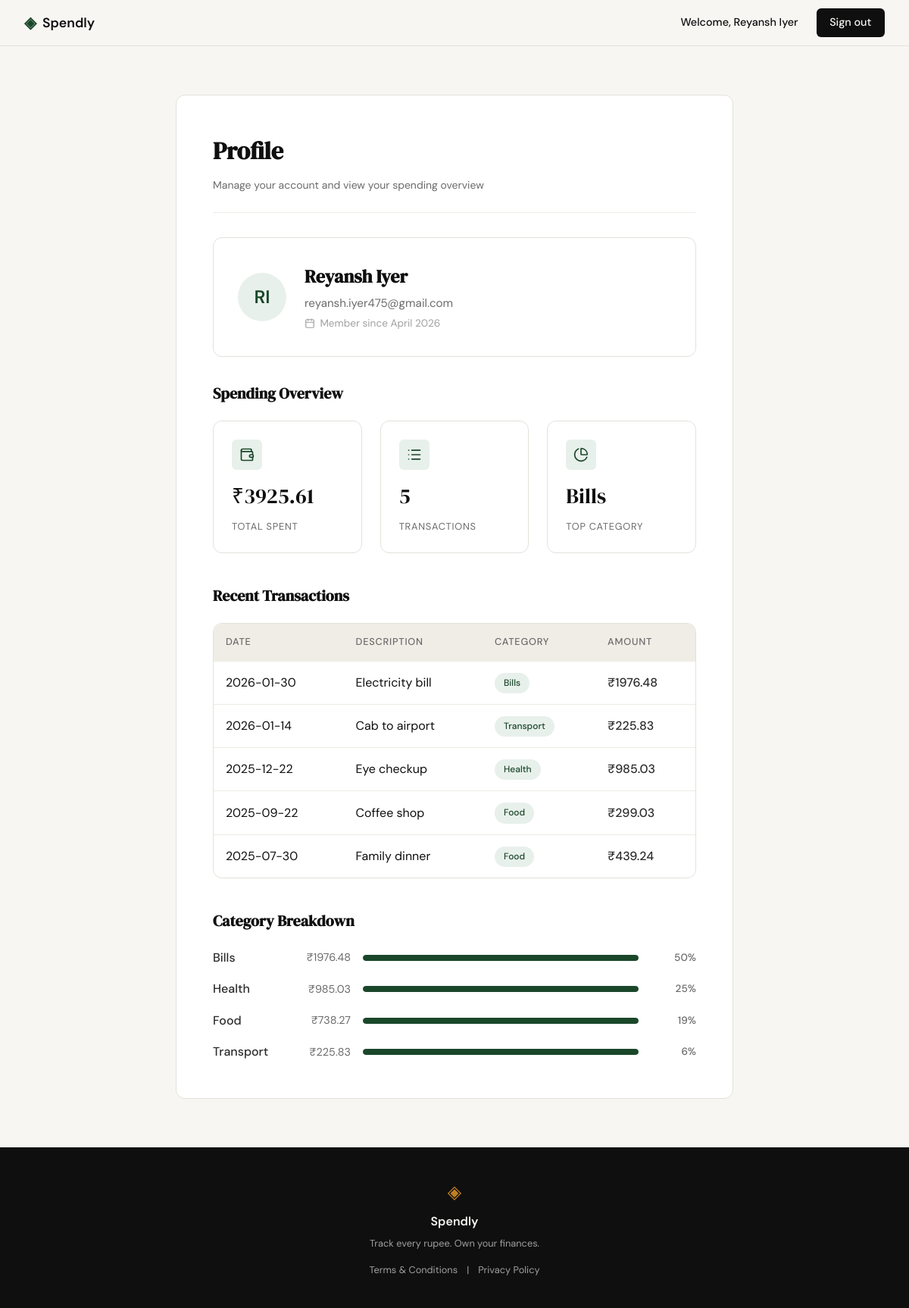
Screenshot of /profile (signed in) with the database file from the repository.
### tables this page shows
CREATE TABLE users (
            id INTEGER PRIMARY KEY AUTOINCREMENT,
            name TEXT NOT NULL,
            email TEXT NOT NULL UNIQUE,
            password_hash TEXT NOT NULL,
            created_at TIMESTAMP DEFAULT CURRENT_TIMESTAMP
        );

CREATE TABLE expenses (
            id INTEGER PRIMARY KEY AUTOINCREMENT,
            user_id INTEGER NOT NULL,
            amount REAL NOT NULL,
            category TEXT NOT NULL,
            date TEXT NOT NULL,
            description TEXT,
            created_at TIMESTAMP DEFAULT CURRENT_TIMESTAMP,
            FOREIGN KEY (user_id) REFERENCES users (id) ON DELETE CASCADE
        );

### app.py (the view)
@app.route("/profile")
def profile():
    if not session.get("user_id"):
        return redirect(url_for("login"))
    user_id = session["user_id"]
    user = get_user_profile(user_id)
    stats = get_summary_stats(user_id)
    transactions = get_recent_transactions(user_id)
    categories = get_category_breakdown(user_id)
    return render_template("profile.html",
                          user=user,
                          stats=stats,
                          transactions=transactions,
                          categories=categories)

### app.py (called while the page is built)
@app.context_processor
def inject_user():
    user_id = session.get("user_id")
    if user_id:
        user = get_user_by_id(user_id)
        if user:
            return {"current_user": user}
    return {"current_user": None}

### database/db.py (called while the page is built)
def get_user_profile(user_id):
    conn = sqlite3.connect(DATABASE)
    conn.row_factory = sqlite3.Row
    cursor = conn.cursor()
    cursor.execute("""
        SELECT id, name, email, created_at FROM users WHERE id = ?
    """, (user_id,))
    row = cursor.fetchone()
    conn.close()
    if row:
        user_dict = dict(row)
        from datetime import datetime
        created_at = user_dict.get("created_at")
        if created_at:
            try:
                dt = datetime.strptime(created_at, "%Y-%m-%d %H:%M:%S")
                user_dict["member_since"] = dt.strftime("%B %Y")
            except ValueError:
                user_dict["member_since"] = "Unknown"
        else:
            user_dict["member_since"] = "Unknown"
        return user_dict
    return None

def get_user_by_id(user_id):
    conn = sqlite3.connect(DATABASE)
    conn.row_factory = sqlite3.Row
    cursor = conn.cursor()
    cursor.execute("""
        SELECT id, name, email FROM users WHERE id = ?
    """, (user_id,))
    row = cursor.fetchone()
    conn.close()
    if row:
        return dict(row)
    return None

def get_recent_transactions(user_id, limit=10):
    conn = sqlite3.connect(DATABASE)
    conn.row_factory = sqlite3.Row
    cursor = conn.cursor()
    cursor.execute("""
        SELECT date, description, category, amount
        FROM expenses
        WHERE user_id = ?
        ORDER BY date DESC
        LIMIT ?
    """, (user_id, limit))
    rows = cursor.fetchall()
    conn.close()
    return [dict(row) for row in rows]

### templates/profile.html (shortened to what this page needs)
{% extends "base.html" %}
{% block content %}
<section class="terms-section">
    <div class="terms-container">
        <h1 class="terms-heading">Profile</h1>
        <p class="terms-intro">Manage your account and view your spending overview</p>
        <div class="profile-user-card">
            <div class="profile-avatar">
                {{ user.name[0] }}{{ user.name.split()[-1][0] if ' ' in user.name else user.name[1] }}
            </div>
            <div class="profile-user-info">
                <h2 class="profile-user-name">{{ user.name }}</h2>
                <p class="profile-user-email">{{ user.email }}</p>
                <p class="profile-user-since">
                    <i data-lucide="calendar" class="icon-sm"></i>
                    Member since {{ user.member_since }}
                </p>
            </div>
        </div>
        <h2 class="profile-section-title">Spending Overview</h2>
        <div class="profile-stats">
            <div class="profile-stat-card">
                <div class="profile-stat-icon">
                    <i data-lucide="wallet"></i>
                </div>
                <div class="profile-stat-value">₹{{ "%.2f"|format(stats.total_spent) }}</div>
                <div class="profile-stat-label">Total Spent</div>
            </div>
            <div class="profile-stat-card">
                <div class="profile-stat-icon">
                    <i data-lucide="list"></i>
                </div>
                <div class="profile-stat-value">{{ stats.transaction_count }}</div>
                <div class="profile-stat-label">Transactions</div>
            </div>
            <div class="profile-stat-card">
                <div class="profile-stat-icon">
                    <i data-lucide="pie-chart"></i>
                </div>
                <div class="profile-stat-value">{{ stats.top_category }}</div>
                <div class="profile-stat-label">Top Category</div>
            </div>
        </div>
        <h2 class="profile-section-title">Recent Transactions</h2>
        <div class="profile-table-container">
            <table class="profile-table">
                <thead>
                    <tr>
                        <th>Date</th>
                        <th>Description</th>
                        <th>Category</th>
                        <th class="text-right">Amount</th>
                    </tr>
                </thead>
                <tbody>
                    {% for transaction in transactions %}
                    <tr>
                        <td>{{ transaction.date }}</td>
                        <td>{{ transaction.description }}</td>
                        <td>
                            <span class="profile-category-badge">{{ transaction.category }}</span>
                        </td>
                        <td class="profile-table-amount">₹{{ "%.2f"|format(transaction.amount) }}</td>
                    </tr>
                    {% endfor %}
                </tbody>
            </table>
        </div>
        <h2 class="profile-section-title">Category Breakdown</h2>
        <div class="profile-categories">
            {% for category in categories %}
            <div class="profile-category-row">
                <div class="profile-category-info">
                    <span class="profile-category-name">{{ category.name }}</span>
                    <span class="profile-category-amount">₹{{ "%.2f"|format(category.total) }}</span>
                </div>
                <div class="profile-category-bar-track">
                    <div class="profile-category-bar" :style="{ width: category.percentage + '%' }"></div>
                </div>
                <div class="profile-category-percent">{{ category.percentage }}%</div>
            </div>
            {% endfor %}
        </div>
    </div>
</section>
{% endblock %}

### templates/base.html (shortened to what this page needs)
<!DOCTYPE html>
<html lang="en">
<head>
    <link rel="stylesheet" href="{{ url_for('static', filename='css/style.css') }}">
</head>
<body>
    <nav class="navbar">
        <div class="nav-inner">
            <a href="{{ url_for('landing') }}" class="nav-brand">
                <span class="brand-icon">◈</span>
                <span class="brand-name">Spendly</span>
            </a>
            <div class="nav-links">
                {% if current_user %}
                    <span class="nav-user">Welcome, {{ current_user.name }}</span>
                    <a href="{{ url_for('logout') }}" class="nav-cta">Sign out</a>
                {% else %}
                    <a href="{{ url_for('login') }}">Sign in</a>
                    <a href="{{ url_for('register') }}" class="nav-cta">Get started</a>
                {% endif %}
            </div>
        </div>
    </nav>
    <main class="main-content">
        {% block content %}{% endblock %}
    </main>
    <footer class="footer">
        <div class="footer-inner">
            <span class="brand-icon">◈</span>
            <span class="footer-name">Spendly</span>
            <p class="footer-copy">Track every rupee. Own your finances.</p>
            <div class="footer-links">
                <a href="{{ url_for('terms_and_conditions') }}" class="footer-link">Terms & Conditions</a>
                <span class="footer-separator">|</span>
                <a href="{{ url_for('privacy_policy') }}" class="footer-link">Privacy Policy</a>
            </div>
        </div>
    </footer>
</body>
</html>

### rows the page displays
users: name "Reyansh Iyer", name "R", name "I", email "reyansh.iyer475@gmail.com"
expenses: top_category "Bills", amount "1976.48", name "Bills", total "1976.48", percentage "50"
expenses: amount "225.83", name "Transport", total "225.83", percentage "6"
expenses: amount "985.03", name "Health", total "985.03", percentage "25"
expenses: amount "299.03"
expenses: amount "439.24"

### other values shown
{{ user.member_since }} "April 2026"
{{ "%.2f"|format(stats.total_spent) }} "3925.61"
{{ stats.transaction_count }} "5"
{{ category.name }} "Food"
{{ "%.2f"|format(category.total) }} "738.27"
{{ category.percentage }} "19"
